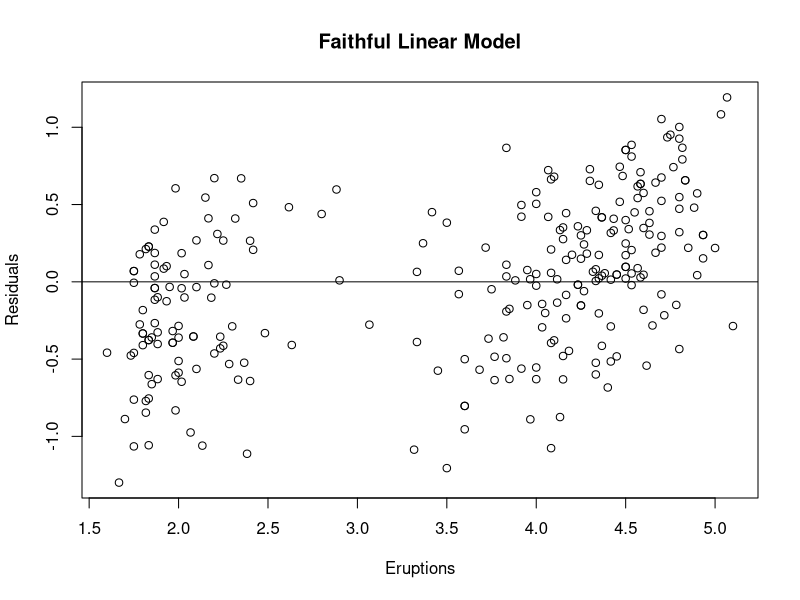
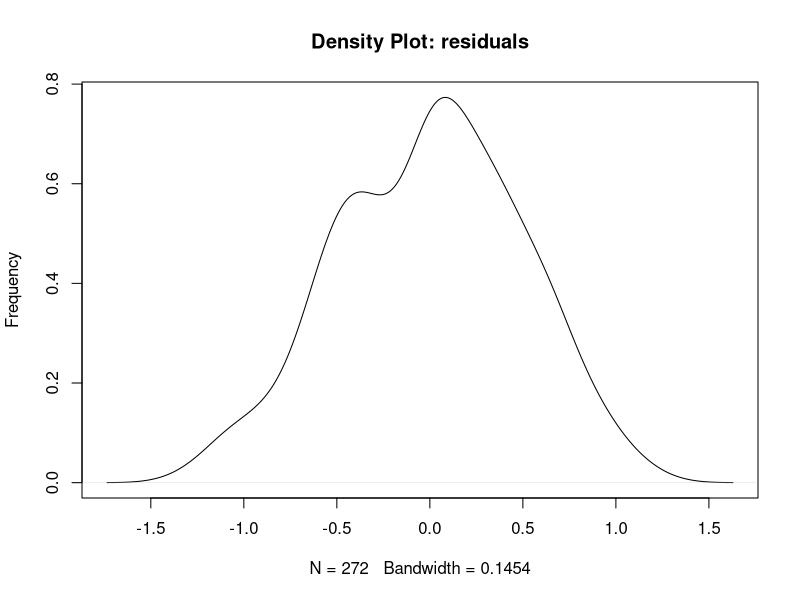
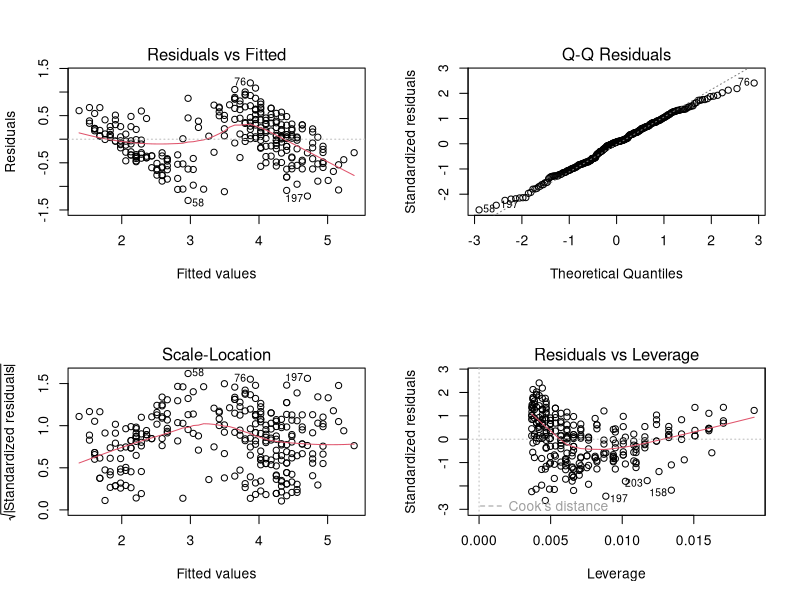

Write the R code that produced these figures, in order.
head(faithful)

faithful.lm <- lm(eruptions~waiting, data=faithful) # build linear regression model on full data
print(faithful.lm)

faithful.res <- resid(faithful.lm)

plot(faithful$eruptions, faithful.res,
     ylab = "Residuals", xlab="Eruptions",
     main = "Faithful Linear Model")
abline(0, 0)    # the horizon

plot(density(faithful.res), main = "Density Plot: residuals",
     ylab = "Frequency")

par(mfrow=c(2,2))
plot(faithful.lm)

# Q3. Comment on whether or not you feel the model is appropriate...

#In my opinion the model is not appropriate, the density plots last week
#for starters there were two density plots, eruptions and waiting, both plots had a big difference in ranges
#for the graphs last and this week they have the same N value of 272, but each have different Bandwidths and thus makes it hard to compare each to each other.

# The graphs last week had a greater dip in terms of they hit a peak and dipped to a trough quite a substantial amount.
#The density plot from this week has a lot less of a drop, at about 0.6 in the y and -0.4 there is a 
#marginal dip but then going straight back up to reach its peak just after 1 in the x

#All graphs are plotting the frequency to a different variable, ironically both eruptions graphs are very close in values, their y axis are the same apart from the 0.8
#However the x axis differs in numbers with last week going up in 2s and this weeks in 0.5.

#The bandwith of the Density plot this week is almost helf the bandwidth of the eruption density plot last week.
#It is quite unclear and that is why i believe the model is not appropriate.

#The residuals vs fitted graph does not show us a straight red line which indicates a problem, 
#The Scale, Location Plot of fitted vs standardized results shows a curved red line which also indicates a problem.

#The Residuals vs Leverage Plot - there is no red dotted line on the graph which indicates that the points are all in the range.